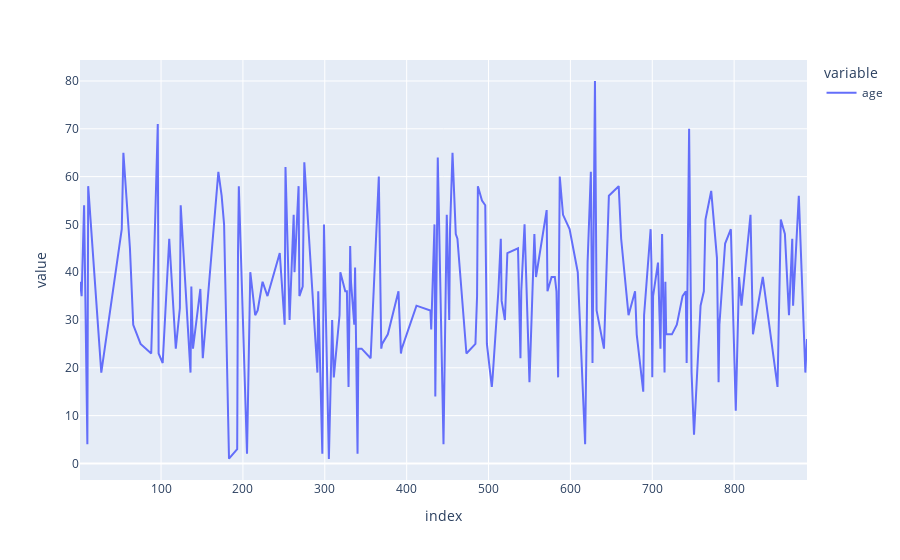

Notebook code cell kept with this figure:
### Code cell
titanic['age'].plot()

### Figure 1 — Plotly figure (JSON) as saved in the notebook; plotly's stock layout.template omitted (floating-point values rounded to 4 significant figures; data arrays with more than 128 entries replaced by an {"elided": "..."} marker saying what was removed)
{"data": [{"hovertemplate": "variable=age<br>index=%{x}<br>value=%{y}<extra></extra>", "legendgroup": "age", "line": {"color": "#636efa", "dash": "solid"}, "marker": {"symbol": "circle"}, "mode": "lines", "name": "age", "orientation": "v", "showlegend": true, "type": "scatter", "x": {"elided": "182 int values"}, "xaxis": "x", "y": {"elided": "182 float values"}, "yaxis": "y"}], "layout": {"legend": {"title": {"text": "variable"}, "tracegroupgap": 0}, "margin": {"t": 60}, "xaxis": {"anchor": "y", "domain": [0, 1], "title": {"text": "index"}}, "yaxis": {"anchor": "x", "domain": [0, 1], "title": {"text": "value"}}}}
